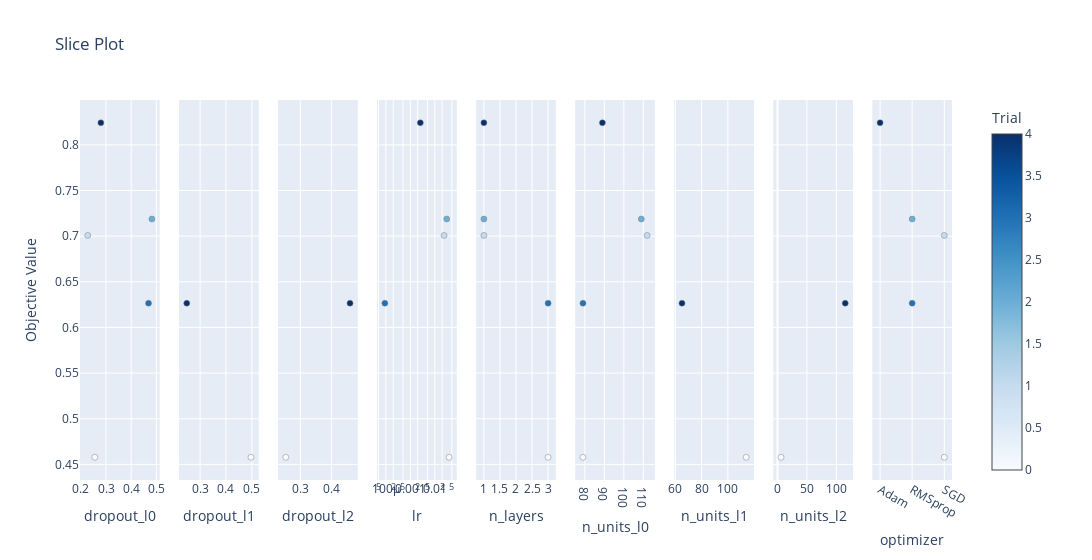

Notebook source saved alongside this figure:
### Code cell
optuna.visualization.plot_slice(study)

### Figure 1 — Plotly figure (JSON) as saved in the notebook; plotly's stock layout.template omitted (floating-point values rounded to 4 significant figures)
{"data": [{"marker": {"color": [0, 1, 2, 3, 4], "colorbar": {"title": {"text": "Trial"}, "x": 1, "xpad": 40}, "colorscale": [[0, "rgb(247,251,255)"], [0.125, "rgb(222,235,247)"], [0.25, "rgb(198,219,239)"], [0.375, "rgb(158,202,225)"], [0.5, "rgb(107,174,214)"], [0.625, "rgb(66,146,198)"], [0.75, "rgb(33,113,181)"], [0.875, "rgb(8,81,156)"], [1, "rgb(8,48,107)"]], "line": {"color": "Grey", "width": 0.5}, "showscale": true}, "mode": "markers", "name": "Feasible Trial", "showlegend": false, "type": "scatter", "x": [0.2555, 0.2274, 0.4823, 0.4688, 0.2796], "xaxis": "x", "y": [0.4578, 0.7008, 0.7188, 0.6266, 0.8242], "yaxis": "y"}, {"marker": {"color": [0, 3], "colorbar": {"title": {"text": "Trial"}, "x": 1, "xpad": 40}, "colorscale": [[0, "rgb(247,251,255)"], [0.125, "rgb(222,235,247)"], [0.25, "rgb(198,219,239)"], [0.375, "rgb(158,202,225)"], [0.5, "rgb(107,174,214)"], [0.625, "rgb(66,146,198)"], [0.75, "rgb(33,113,181)"], [0.875, "rgb(8,81,156)"], [1, "rgb(8,48,107)"]], "line": {"color": "Grey", "width": 0.5}, "showscale": false}, "mode": "markers", "name": "Feasible Trial", "showlegend": false, "type": "scatter", "x": [0.4966, 0.2486], "xaxis": "x2", "y": [0.4578, 0.6266], "yaxis": "y2"}, {"marker": {"color": [0, 3], "colorbar": {"title": {"text": "Trial"}, "x": 1, "xpad": 40}, "colorscale": [[0, "rgb(247,251,255)"], [0.125, "rgb(222,235,247)"], [0.25, "rgb(198,219,239)"], [0.375, "rgb(158,202,225)"], [0.5, "rgb(107,174,214)"], [0.625, "rgb(66,146,198)"], [0.75, "rgb(33,113,181)"], [0.875, "rgb(8,81,156)"], [1, "rgb(8,48,107)"]], "line": {"color": "Grey", "width": 0.5}, "showscale": false}, "mode": "markers", "name": "Feasible Trial", "showlegend": false, "type": "scatter", "x": [0.2532, 0.46], "xaxis": "x3", "y": [0.4578, 0.6266], "yaxis": "y3"}, {"marker": {"color": [0, 1, 2, 3, 4], "colorbar": {"title": {"text": "Trial"}, "x": 1, "xpad": 40}, "colorscale": [[0, "rgb(247,251,255)"], [0.125, "rgb(222,235,247)"], [0.25, "rgb(198,219,239)"], [0.375, "rgb(158,202,225)"], [0.5, "rgb(107,174,214)"], [0.625, "rgb(66,146,198)"], [0.75, "rgb(33,113,181)"], [0.875, "rgb(8,81,156)"], [1, "rgb(8,48,107)"]], "line": {"color": "Grey", "width": 0.5}, "showscale": false}, "mode": "markers", "name": "Feasible Trial", "showlegend": false, "type": "scatter", "x": [0.03833, 0.024, 0.03077, 9.076e-05, 0.002563], "xaxis": "x4", "y": [0.4578, 0.7008, 0.7188, 0.6266, 0.8242], "yaxis": "y4"}, {"marker": {"color": [0, 1, 2, 3, 4], "colorbar": {"title": {"text": "Trial"}, "x": 1, "xpad": 40}, "colorscale": [[0, "rgb(247,251,255)"], [0.125, "rgb(222,235,247)"], [0.25, "rgb(198,219,239)"], [0.375, "rgb(158,202,225)"], [0.5, "rgb(107,174,214)"], [0.625, "rgb(66,146,198)"], [0.75, "rgb(33,113,181)"], [0.875, "rgb(8,81,156)"], [1, "rgb(8,48,107)"]], "line": {"color": "Grey", "width": 0.5}, "showscale": false}, "mode": "markers", "name": "Feasible Trial", "showlegend": false, "type": "scatter", "x": [3, 1, 1, 3, 1], "xaxis": "x5", "y": [0.4578, 0.7008, 0.7188, 0.6266, 0.8242], "yaxis": "y5"}, {"marker": {"color": [0, 1, 2, 3, 4], "colorbar": {"title": {"text": "Trial"}, "x": 1, "xpad": 40}, "colorscale": [[0, "rgb(247,251,255)"], [0.125, "rgb(222,235,247)"], [0.25, "rgb(198,219,239)"], [0.375, "rgb(158,202,225)"], [0.5, "rgb(107,174,214)"], [0.625, "rgb(66,146,198)"], [0.75, "rgb(33,113,181)"], [0.875, "rgb(8,81,156)"], [1, "rgb(8,48,107)"]], "line": {"color": "Grey", "width": 0.5}, "showscale": false}, "mode": "markers", "name": "Feasible Trial", "showlegend": false, "type": "scatter", "x": [79, 112, 109, 79, 89], "xaxis": "x6", "y": [0.4578, 0.7008, 0.7188, 0.6266, 0.8242], "yaxis": "y6"}, {"marker": {"color": [0, 3], "colorbar": {"title": {"text": "Trial"}, "x": 1, "xpad": 40}, "colorscale": [[0, "rgb(247,251,255)"], [0.125, "rgb(222,235,247)"], [0.25, "rgb(198,219,239)"], [0.375, "rgb(158,202,225)"], [0.5, "rgb(107,174,214)"], [0.625, "rgb(66,146,198)"], [0.75, "rgb(33,113,181)"], [0.875, "rgb(8,81,156)"], [1, "rgb(8,48,107)"]], "line": {"color": "Grey", "width": 0.5}, "showscale": false}, "mode": "markers", "name": "Feasible Trial", "showlegend": false, "type": "scatter", "x": [114, 65], "xaxis": "x7", "y": [0.4578, 0.6266], "yaxis": "y7"}, {"marker": {"color": [0, 3], "colorbar": {"title": {"text": "Trial"}, "x": 1, "xpad": 40}, "colorscale": [[0, "rgb(247,251,255)"], [0.125, "rgb(222,235,247)"], [0.25, "rgb(198,219,239)"], [0.375, "rgb(158,202,225)"], [0.5, "rgb(107,174,214)"], [0.625, "rgb(66,146,198)"], [0.75, "rgb(33,113,181)"], [0.875, "rgb(8,81,156)"], [1, "rgb(8,48,107)"]], "line": {"color": "Grey", "width": 0.5}, "showscale": false}, "mode": "markers", "name": "Feasible Trial", "showlegend": false, "type": "scatter", "x": [6, 115], "xaxis": "x8", "y": [0.4578, 0.6266], "yaxis": "y8"}, {"marker": {"color": [0, 1, 2, 3, 4], "colorbar": {"title": {"text": "Trial"}, "x": 1, "xpad": 40}, "colorscale": [[0, "rgb(247,251,255)"], [0.125, "rgb(222,235,247)"], [0.25, "rgb(198,219,239)"], [0.375, "rgb(158,202,225)"], [0.5, "rgb(107,174,214)"], [0.625, "rgb(66,146,198)"], [0.75, "rgb(33,113,181)"], [0.875, "rgb(8,81,156)"], [1, "rgb(8,48,107)"]], "line": {"color": "Grey", "width": 0.5}, "showscale": false}, "mode": "markers", "name": "Feasible Trial", "showlegend": false, "type": "scatter", "x": ["SGD", "SGD", "RMSprop", "RMSprop", "Adam"], "xaxis": "x9", "y": [0.4578, 0.7008, 0.7188, 0.6266, 0.8242], "yaxis": "y9"}], "layout": {"title": {"text": "Slice Plot"}, "width": 2700, "xaxis": {"anchor": "y", "domain": [0, 0.09136], "title": {"text": "dropout_l0"}}, "xaxis2": {"anchor": "y2", "domain": [0.1136, 0.2049], "title": {"text": "dropout_l1"}}, "xaxis3": {"anchor": "y3", "domain": [0.2272, 0.3185], "title": {"text": "dropout_l2"}}, "xaxis4": {"anchor": "y4", "domain": [0.3407, 0.4321], "title": {"text": "lr"}, "type": "log"}, "xaxis5": {"anchor": "y5", "domain": [0.4543, 0.5457], "title": {"text": "n_layers"}}, "xaxis6": {"anchor": "y6", "domain": [0.5679, 0.6593], "title": {"text": "n_units_l0"}}, "xaxis7": {"anchor": "y7", "domain": [0.6815, 0.7728], "title": {"text": "n_units_l1"}}, "xaxis8": {"anchor": "y8", "domain": [0.7951, 0.8864], "title": {"text": "n_units_l2"}}, "xaxis9": {"anchor": "y9", "categoryarray": ["Adam", "RMSprop", "SGD"], "categoryorder": "array", "domain": [0.9086, 1], "title": {"text": "optimizer"}, "type": "category"}, "yaxis": {"anchor": "x", "domain": [0, 1], "title": {"text": "Objective Value"}}, "yaxis2": {"anchor": "x2", "domain": [0, 1], "matches": "y", "showticklabels": false}, "yaxis3": {"anchor": "x3", "domain": [0, 1], "matches": "y", "showticklabels": false}, "yaxis4": {"anchor": "x4", "domain": [0, 1], "matches": "y", "showticklabels": false}, "yaxis5": {"anchor": "x5", "domain": [0, 1], "matches": "y", "showticklabels": false}, "yaxis6": {"anchor": "x6", "domain": [0, 1], "matches": "y", "showticklabels": false}, "yaxis7": {"anchor": "x7", "domain": [0, 1], "matches": "y", "showticklabels": false}, "yaxis8": {"anchor": "x8", "domain": [0, 1], "matches": "y", "showticklabels": false}, "yaxis9": {"anchor": "x9", "domain": [0, 1], "matches": "y", "showticklabels": false}}}
